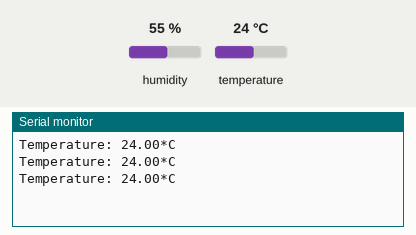
A sketch run on a simulated Arduino Uno, built with avr-gcc and run on an emulated ATmega328P. Parts: the last lines printed to the serial monitor. Inputs (shaded band) come from the test bench; at power-on: temperature 24 °C, humidity 55 %.

Above: at 2.8 s.
2.9 s: temperature set to 12 °C
At 5.5 s:
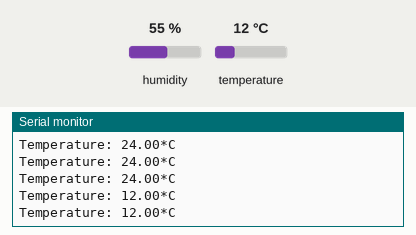
5.6 s: temperature set to 19 °C
At 6.9 s:
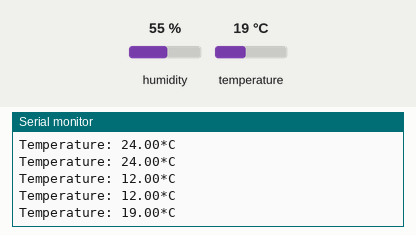
Timing chart, 0 to 8.6 s (numbered marks = the images above; inputs shaded):
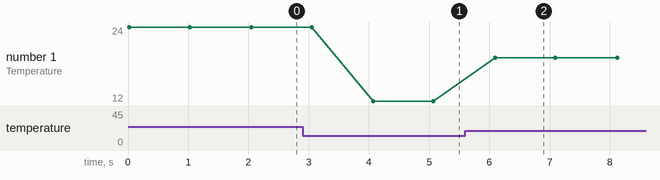

The sketch:

dht.ino
```cpp
#include "DHT.h"
#define dhtType DHT11

int const dhtPin = 8;

DHT dht;
float temperature;

void setup()
{
    Serial.begin(9600);
    dht = DHT(dhtPin, dhtType); // Initialize DHT sensor
    dht.begin();
}

void loop()
{
    temperature = dht.readTemperature();
    if (isnan(temperature))
    {
        Serial.println("Unable to read temperatue!");
    }
    else
    {
        Serial.print("Temperature: ");
        Serial.print(String(temperature));
        Serial.println("*C");
        delay(1000);
    }
}
```

Measured:
- after the input at 2.9 s, the serial monitor: prints a new line after 1.2 s (image 1)
- after the input at 5.6 s, the serial monitor: prints a new line after 0.50 s (image 2)
- plotted number 1: 24 → 12 after the input at 2.9 s, 12 → 19 after the input at 5.6 s
